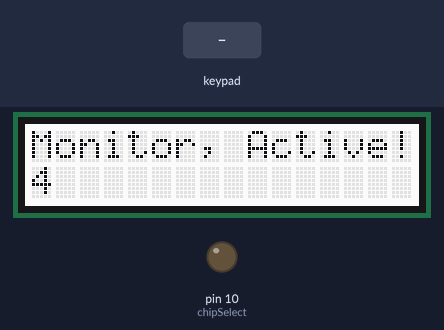
A sketch run on a simulated Arduino Uno, built with avr-gcc and run on an emulated ATmega328P. On the bench: 16×2 character LCD, output pins drawn as LEDs (lit = HIGH). The inputs (shaded band) are chosen by the test bench. The local clock reads 2024-03-15 10:24:30 at power-on unless the sketch sets it; storage starts empty; what the sketch prints to the serial monitor is not drawn.

Above: at 4.2 s.
4.3 s: key 'U' pressed
At 5.8 s:
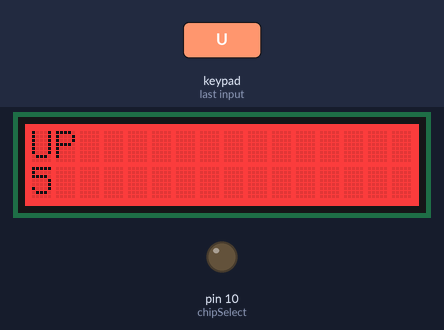
7.3 s: key 'D' pressed
At 8.6 s:
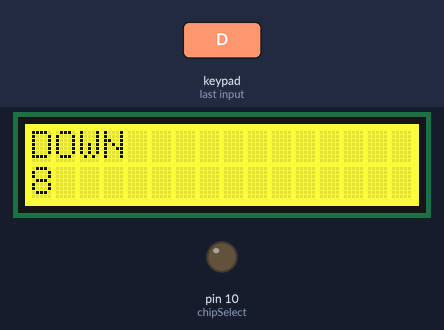
10.3 s: key 'L' pressed
At 12.8 s:
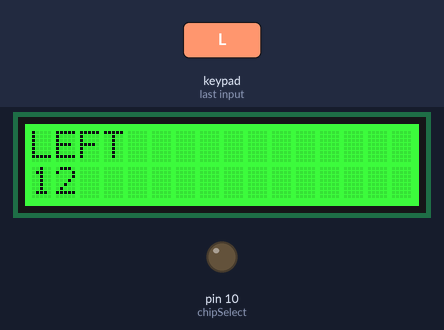
13.3 s: key 'R' pressed
At 14.5 s:
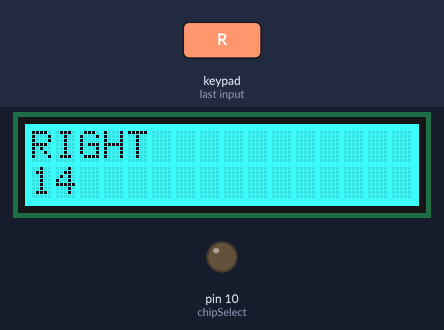
16.3 s: key 'S' pressed
At 18.8 s:
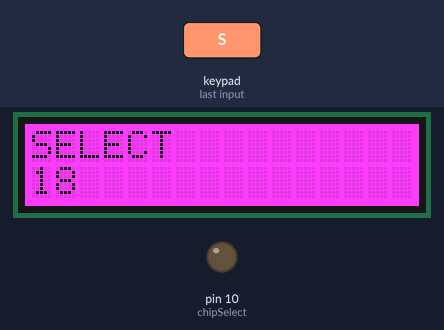
Timing chart, 0 to 20.3 s (numbered marks = the images above; inputs shaded):
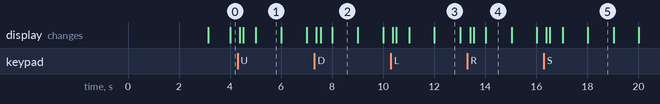

The sketch:

kegSettingsSaver.ino
```cpp
#include <SPI.h>
#include <SD.h>
#include <Wire.h>
#include <Adafruit_RGBLCDShield.h>  // RGB LCD Shield communications
#include <Adafruit_MCP23017.h>
#include "RTClib.h"

// A simple data logger for the Arduino analog pins

// how many milliseconds between grabbing data and logging it. 1000 ms is once a second
#define LOG_INTERVAL  1000 // mills between entries (reduce to take more/faster data)

// how many milliseconds before writing the logged data permanently to disk
// set it to the LOG_INTERVAL to write each time (safest)
// set it to 10*LOG_INTERVAL to write all data every 10 datareads, you could lose up to
// the last 10 reads if power is lost but it uses less power and is much faster!
#define SYNC_INTERVAL 1000 // mills between calls to flush() - to write data to the card
uint32_t syncTime = 0; // time of last sync()

#define ECHO_TO_SERIAL   1 // echo data to serial port
#define WAIT_TO_START    0// Wait for serial input in setup()

// These defines make it easy to set the backlight color
#define OFF 0x0
#define RED 0x1
#define YELLOW 0x3
#define GREEN 0x2
#define TEAL 0x6
#define BLUE 0x4
#define VIOLET 0x5
#define WHITE 0x7

// LCD shield uses the I2C SCL and SDA pins (analog 4&5):
Adafruit_RGBLCDShield lcd = Adafruit_RGBLCDShield();

//Record time of last button press for Menu:
unsigned long lastInputTime = 0; // last button press

// the PWMable digital pins that connect to the LEDs
#define pinPanelMeter_1 3
#define pinPanelMeter_2 5
#define pinPanelMeter_3 6
#define pinPanelMeter_4 9

// The analog pins that connect to the load cells
#define loadCell_1 0           // analog 0
#define loadCell_2 1           // analog 0
#define loadCell_3 2           // analog 0
#define loadCell_4 3           // analog 0

RTC_DS1307 RTC; // define the Real Time Clock object

// for the data logging shield, we use digital pin 10 for the SD cs line
const int chipSelect = 10;

// the logging file
File settingsFile;

//Struct for load cell:
typedef struct
{
  int tareValue; //Reading from load cell with empty keg on it
  int fullValue; //Reading from load cell when set to full

} CellSettings;

int nKegs = 4;
CellSettings cellSettings[4];

void error(char *str)
{
  Serial.print("error: ");
  Serial.println(str);

  lcd.setBacklight(RED);
  lcd.clear();
  lcd.setCursor(0,0);
  lcd.print("Error:");
  lcd.setCursor(0,1);
  lcd.print(str);

  // red LED indicates error
//  digitalWrite(redLEDpin, HIGH);

  while(1);
}

void loadParameters()
{
  // Load from SD Card:

}

void saveParameters()
{
  // Save tare/status to SD Card:

}

void setup(void)
{
  Serial.begin(9600);
  Serial.println();

  // connect to RTC, activate clock.
  Wire.begin();
  if (!RTC.begin()) {
    #if ECHO_TO_SERIAL
        Serial.println("RTC failed");
    #endif  //ECHO_TO_SERIAL
  }
    // following line sets the RTC to the date & time this sketch was compiled
    // uncomment it & upload to set the time, date and start run the RTC!
    //RTC.adjust(DateTime(__DATE__, __TIME__));

  lcd.begin(16, 2);         // initialize display colums and rows

  int time = millis();
  lcd.print("Monitor, Active!");
  time = millis() - time;
  Serial.print("Took "); Serial.print(time); Serial.println(" ms");
  lcd.setBacklight(WHITE);
  delay(3000);  // Splash screen

  // use debugging LEDs on SDCard Shield
//  pinMode(redLEDpin, OUTPUT);
//  pinMode(greenLEDpin, OUTPUT);

#if WAIT_TO_START
  Serial.println("Type any character to start");
  while (!Serial.available());
#endif //WAIT_TO_START

  // initialize the SD card
  Serial.print("Initializing SD card...");
  // make sure that the default chip select pin is set to
  // output, even if you don't use it:
  pinMode(chipSelect, OUTPUT);

  // see if the card is present and can be initialized:
  if (!SD.begin(chipSelect)) {
    error("Card failed, or not present");
  }
  Serial.println("card initialized.");

  //Check to see if settings present

  //If settings present, load settings:

  //Else, if settings not present, create new settings file
//  // create a new file
//  char filename[] = "LOGGER00.CSV";
//  for (uint8_t i = 0; i < 100; i++) {
//    filename[6] = i/10 + '0';
//    filename[7] = i%10 + '0';
//    if (! SD.exists(filename)) {
//      // only open a new file if it doesn't exist
//      settingsFile = SD.open(filename, FILE_WRITE);
//      break;  // leave the loop!
//    }
//  }
//
//  if (! settingsFile) {
//    error("couldnt create file");
//  }
//
//  Serial.print("Logging to: ");
//  Serial.println(filename);


  settingsFile.println("millis,stamp,datetime,light,temp,vcc");
#if ECHO_TO_SERIAL
  Serial.println("millis,stamp,datetime,light,temp,vcc");
#endif //ECHO_TO_SERIAL

  // If you want to set the aref to something other than 5v
//  analogReference(EXTERNAL);
}

void loop(void)
{
  DateTime now;

  lcd.setCursor(0, 1);
  lcd.print(millis()/1000);

//  cellSettings[0].tareValue = 0;
//  cellSettings[0].fullValue = 498;

  uint8_t buttons = lcd.readButtons();

  if (buttons) {
    lcd.clear();
    lcd.setCursor(0,0);
    if (buttons & BUTTON_UP) {
      lcd.print("UP ");
      lcd.setBacklight(RED);
    }
    if (buttons & BUTTON_DOWN) {
      lcd.print("DOWN ");
      lcd.setBacklight(YELLOW);
    }
    if (buttons & BUTTON_LEFT) {
      lcd.print("LEFT ");
      lcd.setBacklight(GREEN);
    }
    if (buttons & BUTTON_RIGHT) {
      lcd.print("RIGHT ");
      lcd.setBacklight(TEAL);
    }
    if (buttons & BUTTON_SELECT) {
      lcd.print("SELECT ");
      lcd.setBacklight(VIOLET);
    }
  }


//  // delay for the amount of time we want between readings
//  delay((LOG_INTERVAL -1) - (millis() % LOG_INTERVAL));

  // log milliseconds since starting
  uint32_t m = millis();
//  settingsFile.print(m);           // milliseconds since start
//  settingsFile.print(", ");
#if ECHO_TO_SERIAL
  Serial.print(m);         // milliseconds since start
  Serial.print(", ");
#endif

  // fetch the time
  now = RTC.now();
  // log time
//  settingsFile.print(now.unixtime()); // seconds since 1/1/1970
//  settingsFile.print(", ");
//  settingsFile.print('"');
//  settingsFile.print(now.year(), DEC);
//  settingsFile.print("/");
//  settingsFile.print(now.month(), DEC);
//  settingsFile.print("/");
//  settingsFile.print(now.day(), DEC);
//  settingsFile.print(" ");
//  settingsFile.print(now.hour(), DEC);
//  settingsFile.print(":");
//  settingsFile.print(now.minute(), DEC);
//  settingsFile.print(":");
//  settingsFile.print(now.second(), DEC);
//  settingsFile.print('"');
#if ECHO_TO_SERIAL
  Serial.print(now.unixtime()); // seconds since 1/1/1970
  Serial.print(", ");
  Serial.print('"');
  Serial.print(now.year(), DEC);
  Serial.print("/");
  Serial.print(now.month(), DEC);
  Serial.print("/");
  Serial.print(now.day(), DEC);
  Serial.print(" ");
  Serial.print(now.hour(), DEC);
  Serial.print(":");
  Serial.print(now.minute(), DEC);
  Serial.print(":");
  Serial.print(now.second(), DEC);
  Serial.print('"');
#endif //ECHO_TO_SERIAL

//  analogRead(photocellPin);
//  delay(10);
//  int photocellReading = analogRead(photocellPin);
//
//  // Log the estimated 'VCC' voltage by measuring the internal 1.1v ref
//  analogRead(BANDGAPREF);
//  delay(10);
//  int refReading = analogRead(BANDGAPREF);
//  float supplyvoltage = (bandgap_voltage * 1024) / refReading;
//
//  logFile.print(supplyvoltage);
//#if ECHO_TO_SERIAL
//  Serial.println();
//  Serial.print(Supply Voltage: ");
//  Serial.print(supplyvoltage);
//  Serial.println();
//#endif // ECHO_TO_SERIAL
//
//  settingsFile.println();
#if ECHO_TO_SERIAL
  Serial.println();
#endif // ECHO_TO_SERIAL

//  digitalWrite(greenLEDpin, LOW);

  // Now we write data to disk! Don't sync too often - requires 2048 bytes of I/O to SD card
  // which uses a bunch of power and takes time
  if ((millis() - syncTime) < SYNC_INTERVAL) return;
  syncTime = millis();

  // blink LED to show we are syncing data to the card & updating FAT!
//  digitalWrite(redLEDpin, HIGH);
//  settingsFile.flush();
//  digitalWrite(redLEDpin, LOW);

}
```

Measured:
- after the input at 4.3 s, the display: first changes after 0.08 s (image 1 shows a later state)
- after the input at 7.3 s, the display: first changes after 0.08 s (image 2 shows a later state)
- after the input at 10.3 s, the display: first changes after 0.08 s (image 3 shows a later state)
- after the input at 13.3 s, the display: first changes after 0.11 s (image 4 shows a later state)
- after the input at 16.3 s, the display: first changes after 0.10 s (image 5 shows a later state)
- what the display in image 1 shows lasts 1.0 s, from 5.0 s to 6.0 s
